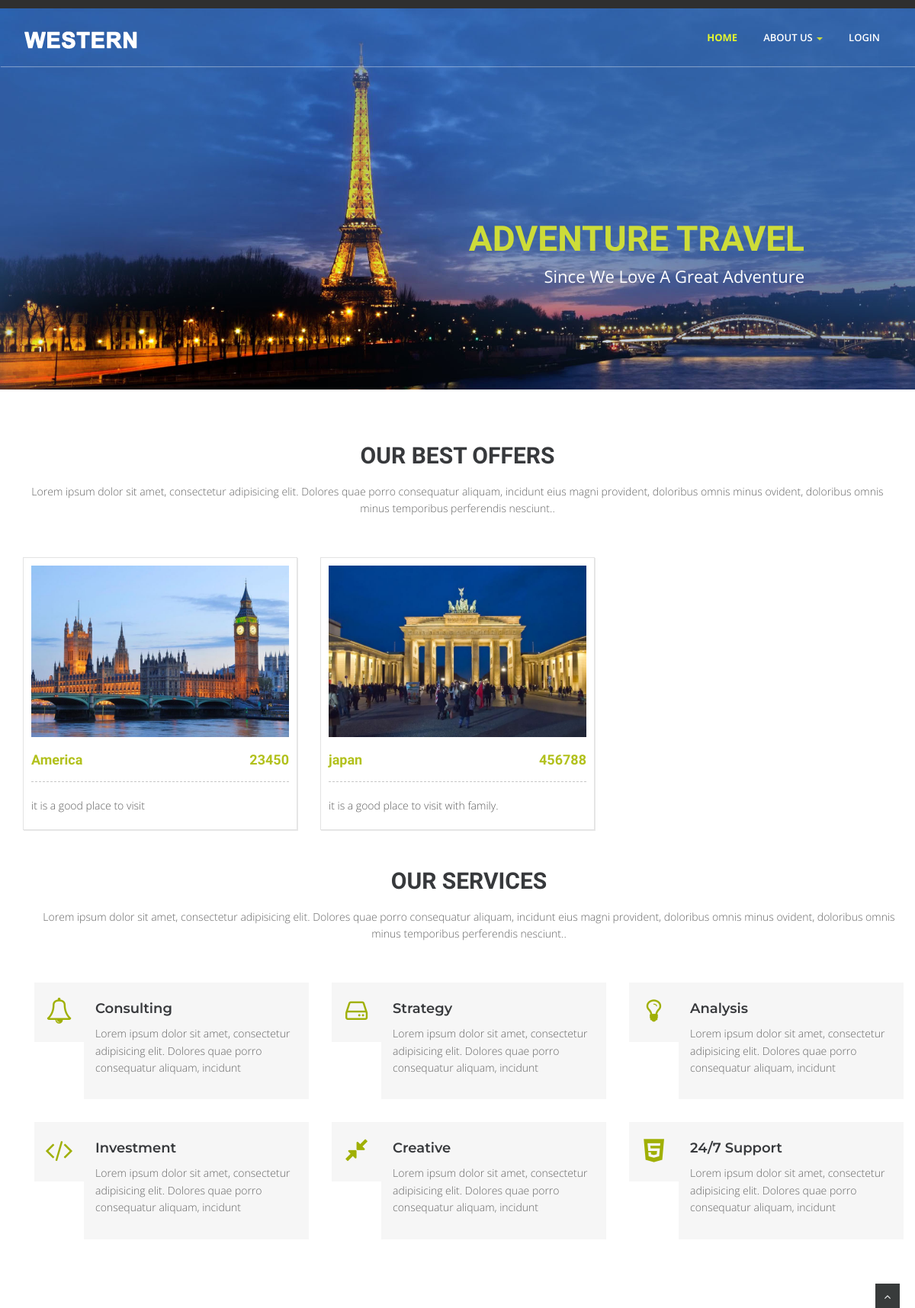
The page / on the database its author committed.
### tables this page shows
CREATE TABLE `packages` (
  `pack_no` int(43) NOT NULL,
  `cost` int(12) NOT NULL,
  `about` text NOT NULL,
  `location` text NOT NULL
);

### index.php (the view, shortened to what this page needs)
<!DOCTYPE html>
<html lang="en">
<head>
<link href="css/bootstrap.min.css" rel="stylesheet" />
<link href="css/fancybox/jquery.fancybox.css" rel="stylesheet">
<link href="css/flexslider.css" rel="stylesheet" />
<link href="css/style.css" rel="stylesheet" />
</head>
<body>
<div id="wrapper" class="home-page">
<div class="topbar">
  <div class="container">
    <div class="row">
      <div class="col-md-12">
      </div>
    </div>
  </div>
</div>
	<header>
        <div class="navbar navbar-default navbar-static-top">
            <div class="container">
                <div class="navbar-header">
                    <a class="navbar-brand" href="index.html"><img src="img/logo.png" alt="logo"/></a>
                </div>
                <div class="navbar-collapse collapse ">
                    <ul class="nav navbar-nav">
                        <li class="active"><a href="index.html">Home</a></li>
						 <li class="dropdown">
                        <a href="#" data-toggle="dropdown" class="dropdown-toggle">About Us <b class="caret"></b></a>
                    </li>
						<li><a href="login2.php">Login</a></li>
                    </ul>
                </div>
            </div>
        </div>
	</header>
	<section id="banner">
        <div id="main-slider" class="flexslider">
            <ul class="slides">
              <li>
                <img src="img/slides/1.jpg" alt="" />
                <div class="flex-caption">
                    <h3>Adventure Travel</h3>
					<p>Since we love a great adventure</p>
                </div>
              </li>
            </ul>
        </div>
	</section>
	<section id="content">
	<div class="container">
	    	<div class="row">
			<div class="col-md-12">
				<div class="aligncenter"><h2 class="aligncenter">Our Best Offers</h2>Lorem ipsum dolor sit amet, consectetur adipisicing elit. Dolores quae porro consequatur aliquam, incidunt eius magni provident, doloribus omnis minus ovident, doloribus omnis minus temporibus perferendis nesciunt..</div>
				<br/>
			</div>
		</div>
<?php
include'./dbcheck.inc.php';
    $sql = "SELECT * FROM `packages` ";
    $f=mysqli_query($conn,$sql);
		echo"<div class='row box-section'>";
        $co=1;
        while($row=mysqli_fetch_assoc($f))
            {echo"<div class='col-md-4'>
			<div class='box-content'>
			<a href='details.php?dif=$row[pack_no]'>
               <img class='img-responsive'   src='img/spc/$co.jpg' alt=''>
                <h3>$row[location] <span class='price pull-right'>$row[cost]</span></h3>
                <p>$row[about]</p>
             </a>
            </div>
			</div>";
        $co++;
        }
        echo"</div>";
		?>
	<div class="container">
	    	<div class="row">
			<div class="col-md-12">
				<div class="aligncenter"><h2 class="aligncenter">Our Services</h2>Lorem ipsum dolor sit amet, consectetur adipisicing elit. Dolores quae porro consequatur aliquam, incidunt eius magni provident, doloribus omnis minus ovident, doloribus omnis minus temporibus perferendis nesciunt..</div>
				<br/>
			</div>
		</div>
	 <div class="row">
            <div class="col-sm-4 info-blocks">
                <i class="icon-info-blocks fa fa-bell-o"></i>
                <div class="info-blocks-in">
                    <h3>Consulting</h3>
                    <p>Lorem ipsum dolor sit amet, consectetur adipisicing elit. Dolores quae porro consequatur aliquam, incidunt</p>
                </div>
            </div>
            <div class="col-sm-4 info-blocks">
                <i class="icon-info-blocks fa fa-hdd-o"></i>
                <div class="info-blocks-in">
                    <h3>Strategy</h3>
                    <p>Lorem ipsum dolor sit amet, consectetur adipisicing elit. Dolores quae porro consequatur aliquam, incidunt</p>
                </div>
            </div>
            <div class="col-sm-4 info-blocks">
                <i class="icon-info-blocks fa fa-lightbulb-o"></i>
                <div class="info-blocks-in">
                    <h3>Analysis</h3>
                    <p>Lorem ipsum dolor sit amet, consectetur adipisicing elit. Dolores quae porro consequatur aliquam, incidunt</p>
                </div>
            </div>
        </div>
<div class="row">
            <div class="col-sm-4 info-blocks">
                <i class="icon-info-blocks fa fa-code"></i>
                <div class="info-blocks-in">
                    <h3>Investment</h3>
                    <p>Lorem ipsum dolor sit amet, consectetur adipisicing elit. Dolores quae porro consequatur aliquam, incidunt</p>
                </div>
            </div>
            <div class="col-sm-4 info-blocks">
                <i class="icon-info-blocks fa fa-compress"></i>
                <div class="info-blocks-in">
                    <h3>Creative</h3>
                    <p>Lorem ipsum dolor sit amet, consectetur adipisicing elit. Dolores quae porro consequatur aliquam, incidunt</p>
                </div>
            </div>
            <div class="col-sm-4 info-blocks">
                <i class="icon-info-blocks fa fa-html5"></i>
                <div class="info-blocks-in">
                    <h3>24/7 Support</h3>
                    <p>Lorem ipsum dolor sit amet, consectetur adipisicing elit. Dolores quae porro consequatur aliquam, incidunt</p>
                </div>
            </div>
        </div>
	</div>
	</section>
	<div class="about home-about">
</div>
<a href="#" class="scrollup"><i class="fa fa-angle-up active"></i></a>
</body>
</html>

### css/flexslider.css (style rules this page uses)
.slides, .flex-control-nav, .flex-direction-nav { margin: 0; padding: 0; list-style: none; }
.flexslider { margin: 0; padding: 0; }
.flexslider .slides > li { display: none; -webkit-backface-visibility: hidden; }
.flexslider .slides img { width: 100%; display: block; }
.slides:after { content: "."; display: block; clear: both; visibility: hidden; line-height: 0; height: 0; }
.flexslider { background:none; position: relative; zoom: 1; }
.flexslider .slides { zoom: 1; }
.flex-caption { background: rgba(0,0,0,.8); margin-left:5px;bottom:5px; position:absolute;padding:20px; z-index:99; }
.flex-caption p { line-height: 22px; font-weight:300; color: #fff }

### rows shown on the page
packages: shows a picture, location "America", cost "23450", about "it is a good place to visit"
packages: shows a picture, location "japan", cost "456788", about "it is a good place to visit with family."
